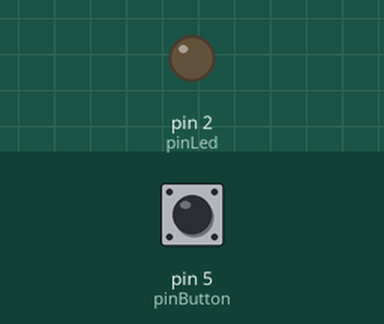
Simulated run of this program. Board: Arduino Uno, built with avr-gcc and run on an emulated ATmega328P. Shown: output pins drawn as LEDs (lit = HIGH). Inputs (shaded band) come from the test bench; at power-on: pin 5 (pinButton) HIGH.

Above: at 1.2 s.
1.3 s: pin 5 (pinButton) pulled LOW for 0.15 s
At 2.4 s:
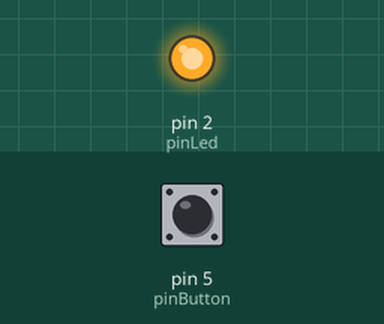
2.9 s: pin 5 (pinButton) pulled LOW for 1 s
At 3.6 s:
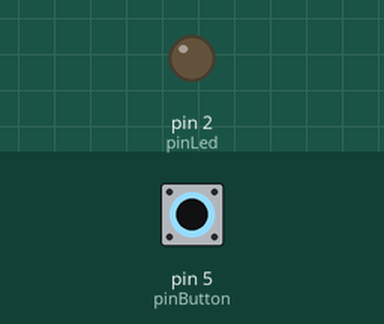
5.4 s: pin 5 (pinButton) pulled LOW for 3.2 s
At 6.7 s:
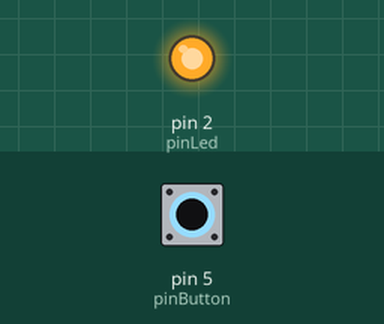
Timing chart, 0 to 8.4 s (numbered marks = the images above; inputs shaded):
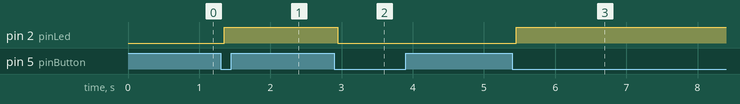

The program:

main.cpp
```cpp
#include <Arduino.h>

#define pinLed 2
#define pinButton 5

void setup()
{
  pinMode(5, INPUT_PULLUP);
  pinMode(2, OUTPUT);
  Serial.begin(9600);
}

void loop()
{
  bool estadoAtual = digitalRead(5);
  static bool estadoAnterior = 1;
  static bool estadoLed = 0;

  static unsigned long tempoUltimaMudanca = 0;
  unsigned long tempoAtual = millis();
  static bool ultimaAcao = 1;
  const unsigned long tempoFiltro = 50;

  //! INICIA O TRATAMENTO DE RUIDO DO BOTAO

  if (estadoAtual != estadoAnterior)                         //* Detecta mudanca no estado do botao
  {
    tempoUltimaMudanca = tempoAtual;                        //*Atualiza o tempo da ultima mudanca
  }
  if ((tempoAtual - tempoUltimaMudanca) > tempoFiltro)     //*verifica se o novo estado se manteve estavel por tempo suficiente
  {
    if (estadoAtual != ultimaAcao)                        //* Verifica se ainda nao processamos essa nova acao
    {
      ultimaAcao = estadoAtual;                          //*Atualiza o estado ja processado para evitar acoes repetidas

      if (estadoAtual == 0)                             //*Se o botao foi pressionado (nivel logico LOW)
      {
        estadoLed = !estadoLed;
        digitalWrite(2, estadoLed);
      }
      else                                            //* se o botao foi solto (nivel logico HIGH), nenhuma acao por enquanto
      {
      }
    }
  }

  estadoAnterior = estadoAtual;                     //*Atualiza o estado anterior para a proxima iteracao
  //! FINAL DO TRATAMENTO DO BOTAO
}
```

Measured:
- after the input at 1.3 s, pin 2 (pinLed): LOW → HIGH after 0.05 s
- after the input at 2.9 s, pin 2 (pinLed): HIGH → LOW after 0.05 s
- after the input at 5.4 s, pin 2 (pinLed): LOW → HIGH after 0.05 s
